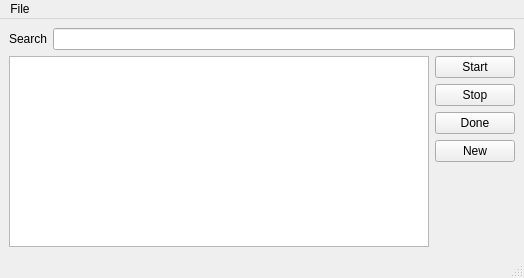
<?xml version="1.0" encoding="UTF-8"?>
<ui version="4.0">
 <class>MainWindow</class>
 <widget class="QMainWindow" name="MainWindow">
  <property name="geometry">
   <rect>
    <x>0</x>
    <y>0</y>
    <width>524</width>
    <height>278</height>
   </rect>
  </property>
  <property name="windowTitle">
   <string>MainWindow</string>
  </property>
  <widget class="QWidget" name="centralwidget">
   <layout class="QVBoxLayout" name="verticalLayout_2">
    <item>
     <layout class="QHBoxLayout" name="horizontalLayout_2">
      <item>
       <widget class="QLabel" name="label">
        <property name="text">
         <string>Search</string>
        </property>
       </widget>
      </item>
      <item>
       <widget class="QLineEdit" name="lineEdit"/>
      </item>
     </layout>
    </item>
    <item>
     <layout class="QHBoxLayout" name="horizontalLayout">
      <item>
       <widget class="QTableView" name="tableView"/>
      </item>
      <item>
       <layout class="QVBoxLayout" name="verticalLayout">
        <item>
         <widget class="QPushButton" name="startButton">
          <property name="text">
           <string>Start</string>
          </property>
         </widget>
        </item>
        <item>
         <widget class="QPushButton" name="stopButton">
          <property name="text">
           <string>Stop</string>
          </property>
         </widget>
        </item>
        <item>
         <widget class="QPushButton" name="doneButton">
          <property name="text">
           <string>Done</string>
          </property>
         </widget>
        </item>
        <item>
         <widget class="QPushButton" name="newButton">
          <property name="text">
           <string>New</string>
          </property>
         </widget>
        </item>
        <item>
         <spacer name="verticalSpacer">
          <property name="orientation">
           <enum>Qt::Vertical</enum>
          </property>
          <property name="sizeHint" stdset="0">
           <size>
            <width>20</width>
            <height>40</height>
           </size>
          </property>
         </spacer>
        </item>
       </layout>
      </item>
     </layout>
    </item>
   </layout>
  </widget>
  <widget class="QMenuBar" name="menubar">
   <property name="geometry">
    <rect>
     <x>0</x>
     <y>0</y>
     <width>524</width>
     <height>26</height>
    </rect>
   </property>
   <widget class="QMenu" name="menuFile">
    <property name="title">
     <string>File</string>
    </property>
    <addaction name="actionQuit"/>
   </widget>
   <addaction name="menuFile"/>
  </widget>
  <widget class="QStatusBar" name="statusbar"/>
  <action name="actionQuit">
   <property name="text">
    <string>Quit</string>
   </property>
  </action>
 </widget>
 <resources/>
 <connections/>
</ui>
